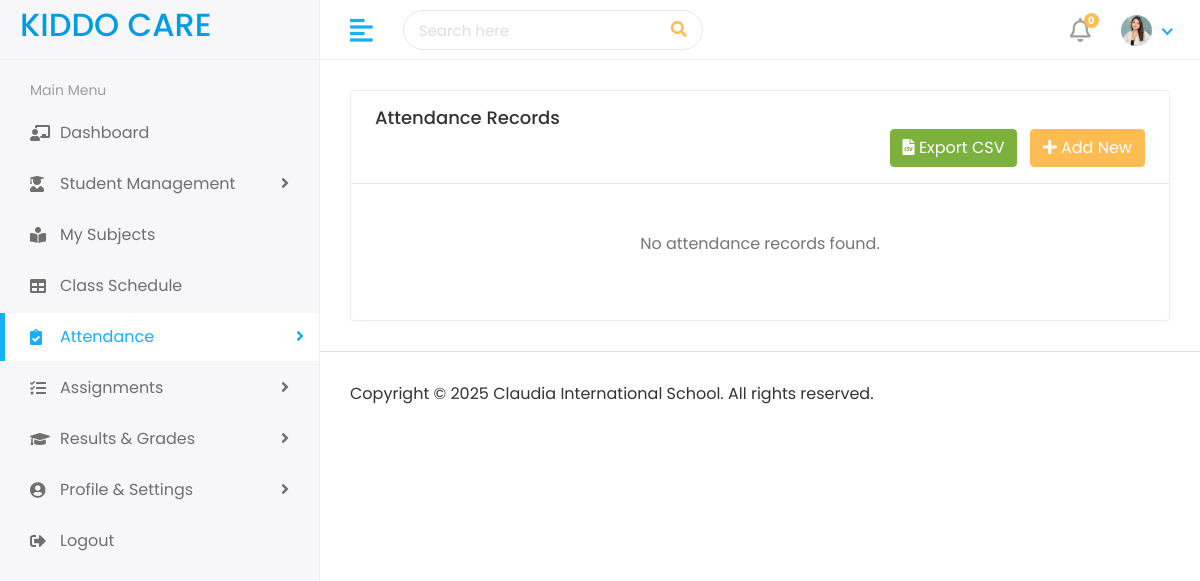
/teacher/attendance-list/ (signed in), run on an earlier commit of the app's database.
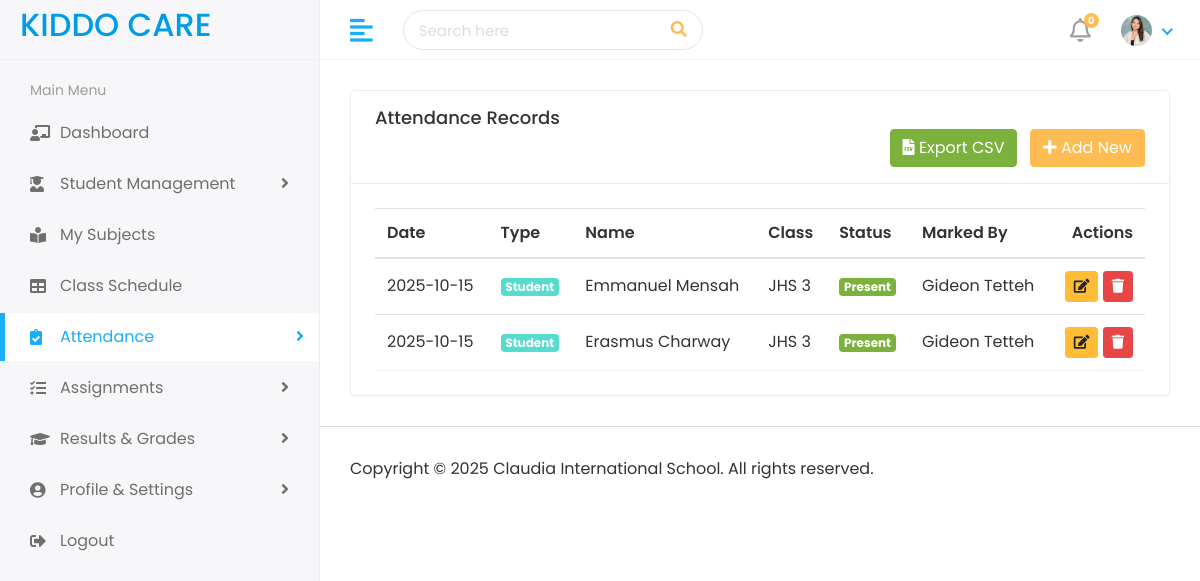
And on a later commit of the database.
### account/models.py (models this page shows, shortened)
class Attendance(models.Model):
    ATTENDANCE_TYPE_CHOICES = [
        ("student", "Student"),
        ("teacher", "Teacher"),
    ]
    STATUS_CHOICES = [
        ("present", "Present"),
        ("absent", "Absent"),
        ("late", "Late"),
        ("excused", "Excused"),
        ("sick", "Sick Leave"),
    ]
    CLASS_CHOICES = [
        ("CRECHE", "Creche"),
        ("NURSERY_1", "Nursery 1"),
        ("NURSERY_2", "Nursery 2"),
        ("KINDERGARTEN", "Kindergarten"),
        ("UPPER_PRIMARY_4", "Upper Primary 4"),
        ("UPPER_PRIMARY_5", "Upper Primary 5"),
        ("UPPER_PRIMARY_6", "Upper Primary 6"),
        ("JHS_1", "JHS 1"),
        ("JHS_2", "JHS 2"),
        ("JHS_3", "JHS 3"),
    ]
    id = models.UUIDField(primary_key=True, default=uuid.uuid4, editable=False)
    attendance_type = models.CharField(max_length=20, choices=ATTENDANCE_TYPE_CHOICES)
    student = models.ForeignKey(Student, on_delete=models.CASCADE, related_name="attendance", blank=True, null=True)
    teacher = models.ForeignKey(Teacher, on_delete=models.CASCADE, related_name="attendance", blank=True, null=True)
    class_attendance = models.CharField(max_length=50, choices=CLASS_CHOICES,default=0)
    date = models.DateField(default=timezone.now)
    status = models.CharField(max_length=20, choices=STATUS_CHOICES, default="present")
    remarks = models.TextField(blank=True)
    marked_by = models.ForeignKey(CustomUser, on_delete=models.SET_NULL, null=True, related_name="marked_attendance")
    created_at = models.DateTimeField(auto_now_add=True)
    updated_at = models.DateTimeField(auto_now=True)
    class Meta:
        verbose_name = "Attendance"
        verbose_name_plural = "Attendance Records"
        unique_together = [['student', 'date'], ['teacher', 'date']]
        ordering = ["-date"]

class Student(models.Model):
    CLASS_CHOICES = [
        ("CRECHE", "Creche"),
        ("NURSERY_1", "Nursery 1"),
        ("NURSERY_2", "Nursery 2"),
        ("KINDERGARTEN", "Kindergarten"),
        ("UPPER_PRIMARY_4", "Upper Primary 4"),
        ("UPPER_PRIMARY_5", "Upper Primary 5"),
        ("UPPER_PRIMARY_6", "Upper Primary 6"),
        ("JHS_1", "JHS 1"),
        ("JHS_2", "JHS 2"),
        ("JHS_3", "JHS 3"),
    ]
    PROMOTION_STATUS_CHOICES = [
        ("pending", "Pending"),
        ("promoted", "Promoted"),
        ("retained", "Retained"),
        ("graduated", "Graduated"),
    ]
    id = models.UUIDField(primary_key=True, default=uuid.uuid4, editable=False)
    user = models.OneToOneField(CustomUser, on_delete=models.CASCADE, related_name="student_profile")
    parent = models.ForeignKey(Parent, on_delete=models.CASCADE, related_name="students")
    school = models.ForeignKey(School, on_delete=models.CASCADE, related_name="students")
    student_id = models.CharField(max_length=20, unique=True, editable=False)
    admission_number = models.CharField(max_length=20, unique=True, editable=False)
    student_class = models.CharField(max_length=50, choices=CLASS_CHOICES)
    previous_class = models.CharField(max_length=50, choices=CLASS_CHOICES, blank=True, null=True)
    promotion_status = models.CharField(
        max_length=20,
        choices=PROMOTION_STATUS_CHOICES,
        default="pending",
        help_text="Current promotion status of the student"
    )
    promoted_to = models.CharField(
        max_length=50,
        choices=CLASS_CHOICES,
        blank=True,
        null=True,
        help_text="Class to which student will be promoted"
    )
    promotion_date = models.DateField(blank=True, null=True)
    joining_date = models.DateField(default=timezone.now)
    mobile_number = models.CharField(max_length=15)
    student_image = models.ImageField(upload_to="student_images/", blank=True, null=True)
    allergies = models.TextField(blank=True)
    medical_conditions = models.TextField(blank=True)
    slug = models.SlugField(unique=True, max_length=150, blank=True)
    is_active = models.BooleanField(default=True)
    notes = models.TextField(blank=True)
    created_at = models.DateTimeField(auto_now_add=True)
    updated_at = models.DateTimeField(auto_now=True)
    class Meta:
        verbose_name = "Student"
        verbose_name_plural = "Students"
        ordering = ["-created_at"]

class CustomUser(AbstractUser):
    ROLE_CHOICES = [
        ("admin", "Admin"),
        ("teacher", "Teacher"),
        ("student", "Student"),
        ("parent", "Parent"),
    ]
    GENDER_CHOICES = [
        ("male", "Male"),
        ("female", "Female"),
        ("other", "Other"),
    ]
    id = models.UUIDField(primary_key=True, default=uuid.uuid4, editable=False)
    role = models.CharField(max_length=20, choices=ROLE_CHOICES, default="student")
    phone_number = models.CharField(max_length=15, blank=True, null=True)
    gender = models.CharField(max_length=10, choices=GENDER_CHOICES, blank=True, null=True)
    date_of_birth = models.DateField(blank=True, null=True)
    address = models.TextField(blank=True, null=True)
    profile_picture = models.ImageField(upload_to="profile_pictures/", blank=True, null=True)
    is_active = models.BooleanField(default=True)
    created_at = models.DateTimeField(auto_now_add=True)
    updated_at = models.DateTimeField(auto_now=True)
    USERNAME_FIELD = "username"
    REQUIRED_FIELDS = ["email"]
    class Meta:
        verbose_name = "User"
        verbose_name_plural = "Users"
        ordering = ["-created_at"]

### teacher/views.py (the view, shortened to what this page needs)
# urls.py: path('attendance-list/', views.attendance_list, name='attendance-list'),
@login_required
def attendance_list(request):
    user = request.user
    if user.role == "admin":
        school = user.managed_school if hasattr(user, 'managed_school') else None
        if not school:
            messages.error(request, "Admin school not found.")
            return redirect("account:dashboard")
        attendances = Attendance.objects.filter(student__school=school) | Attendance.objects.filter(teacher__school=school)
    elif user.role == "student":
        attendances = Attendance.objects.filter(student__user=user)
    else:
        messages.error(request, "You don't have permission to view attendance.")
        return redirect("account:dashboard")
    attendances = attendances.select_related('student__user', 'teacher__user', 'marked_by').order_by('-date')
    return render(request, 'teacher/attendance_list.html', {'attendances': attendances})

### teacher/templates/teacher/attendance_list.html (shortened to what this page needs)
{% extends 'teacher/base.html' %}
{% load static %}
{% block content %}
<div class="row">
  <div class="col-sm-12">
    <div class="card">
      <div class="card-header">
        <h4 class="card-title">Attendance Records</h4>
        <div class="float-right">
          <button id="export-csv" class="btn btn-success mr-2">
            <i class="fas fa-file-csv"></i> Export CSV
          </button>
          <a href="{% url 'teacher:mark-attendance' %}" class="btn btn-primary">
            <i class="fas fa-plus"></i> Add New
          </a>
        </div>
      </div>
      <div class="card-body">
        {% if attendances %}
          <div class="table-responsive">
            <table id="attendance-table" class="table table-hover table-center mb-0">
              <thead>
                <tr>
                  <th>Date</th>
                  <th>Type</th>
                  <th>Name</th>
                  <th>Class</th>
                  <th>Status</th>
                  <th>Marked By</th>
                  <th class="text-right">Actions</th>
                </tr>
              </thead>
              <tbody>
                {% for att in attendances %}
                <tr>
                  <td data-label="Date">{{ att.date|date:"Y-m-d" }}</td>
                  <td data-label="Type">
                    <span class="badge badge-{% if att.attendance_type == 'student' %}info{% else %}warning{% endif %}">
                      {{ att.get_attendance_type_display }}
                    </span>
                  </td>
                  <td data-label="Name">
                    {% if att.student %}
                      {{ att.student.user.get_full_name }}
                    {% elif att.teacher %}
                      {{ att.teacher.user.get_full_name }}
                    {% else %}
                      —
                    {% endif %}
                  </td>
                  <td data-label="Class">{{ att.get_class_attendance_display }}</td>
                  <td data-label="Status">
                    <span class="badge badge-{% if att.status == 'present' %}success{% elif att.status == 'absent' %}danger{% elif att.status == 'late' %}warning{% else %}secondary{% endif %}">
                      {{ att.get_status_display }}
                    </span>
                  </td>
                  <td data-label="Marked By">
                    {{ att.marked_by.get_full_name|default:att.marked_by.username }}
                  </td>
                  <td class="text-right" data-label="Actions">
                    <a href="{% url 'teacher:attendance-update' attendance_id=att.id %}" class="btn btn-sm btn-warning">
                      <i class="fas fa-edit"></i>
                    </a>
                    <a href="{% url 'teacher:attendance-delete' attendance_id=att.id %}" class="btn btn-sm btn-danger">
                      <i class="fas fa-trash"></i>
                    </a>
                  </td>
                </tr>
                {% endfor %}
              </tbody>
            </table>
          </div>
        {% else %}
          <div class="text-center py-4">
            <p class="text-muted">No attendance records found.</p>
          </div>
        {% endif %}
      </div>
    </div>
  </div>
</div>
{% endblock %}

What changed in the data, as far as the page shows it:
added Attendance: date "2025-10-15", attendance_type "Student", student.user.get_full_name "Emmanuel Mensah", class_attendance "JHS 3", status "Present", marked_by.get_full_name "Gideon Tetteh"
added Attendance: date "2025-10-15", attendance_type "Student", student.user.get_full_name "Erasmus Charway", class_attendance "JHS 3", status "Present", marked_by.get_full_name "Gideon Tetteh"
Also different on the page:
text no longer shown: "No attendance records found."
text now shown: "Date Type Name Class Status Marked By Actions"
